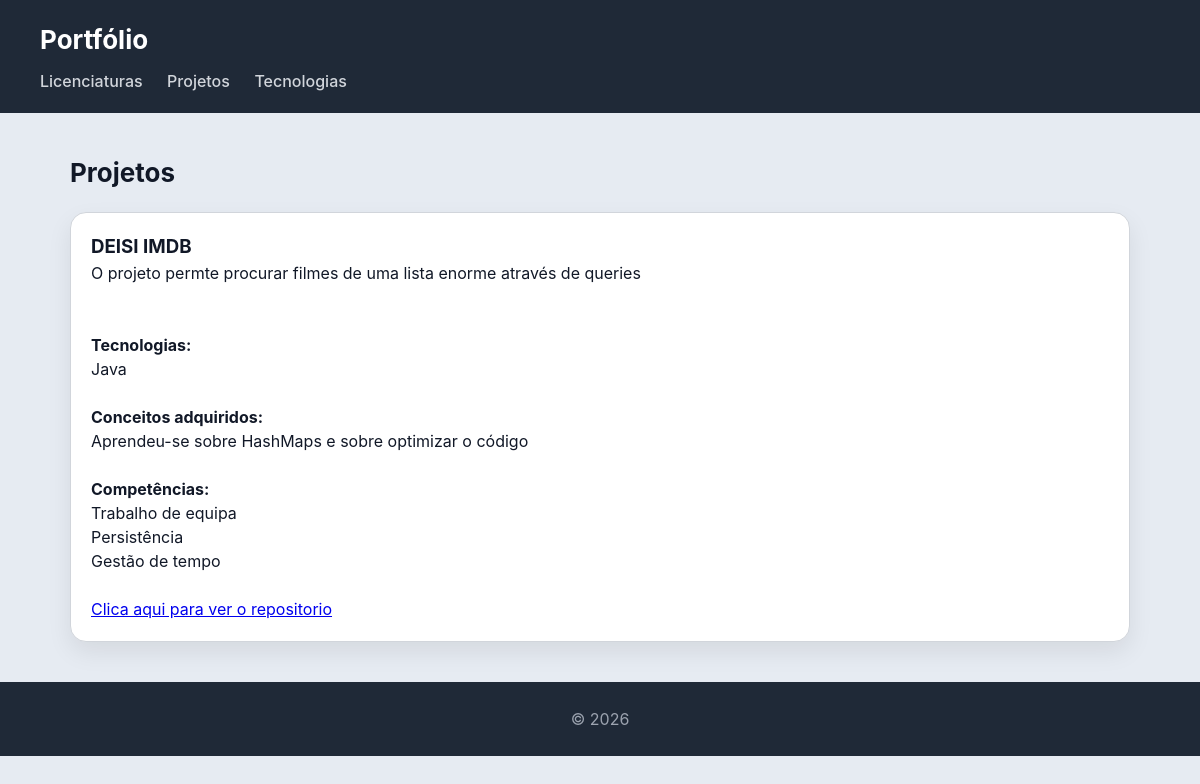
The page /projetos/ on the database as committed earlier.
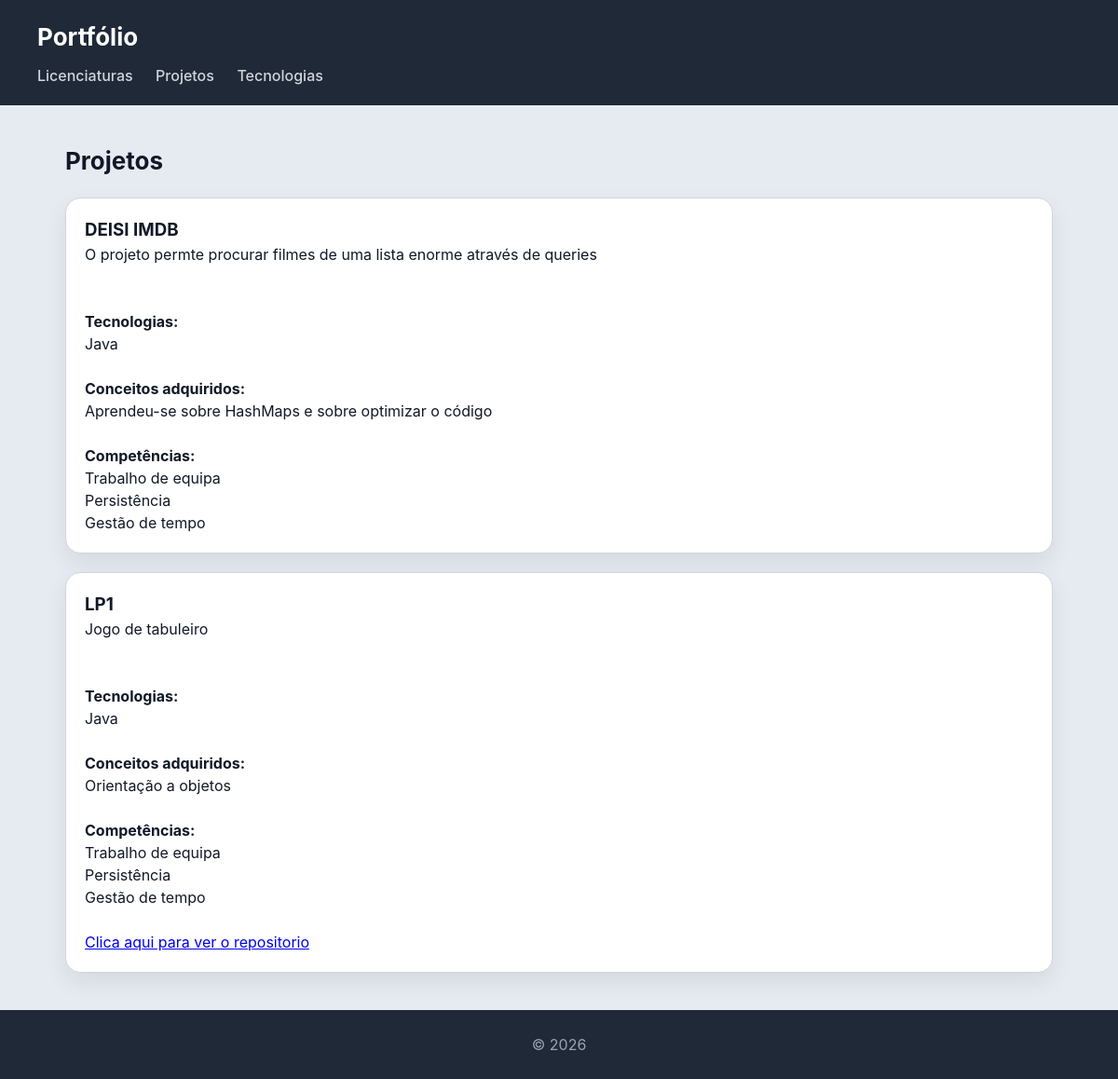
The same page on the database as committed later.
### portfolio/models.py (models this page shows, shortened)
class Projeto(models.Model):
    nome = models.CharField(max_length=100)
    descricao = models.TextField()
    repositorio = models.CharField(max_length=100, blank=True)
    conceitos = models.CharField(max_length=500)
    tecnologia = models.ManyToManyField(Tecnologia, related_name="projetos")
    competencia = models.ManyToManyField(Competencia, related_name="projetos")
    uc = models.ForeignKey(UC, on_delete=models.CASCADE, related_name="projetos", blank=True, null=True)

class Tecnologia(models.Model):
    nome = models.CharField(max_length=100)
    site_oficial = models.URLField(blank=True)
    descricao = models.TextField()
    logo = models.ImageField(upload_to="fotos_tecnologia/", blank=True)
    classificacao = models.IntegerField()
    formacao = models.ManyToManyField(Formacao, related_name="tecnologias", blank=True)

class Competencia(models.Model):
    tipo = models.CharField(max_length=100)
    descricao = models.TextField()

### portfolio/views.py (the view)
# urls.py: path("projetos/", views.projeto_view, name="projetos"),
def projeto_view(request):
    projetos = Projeto.objects.prefetch_related("tecnologia")
    return render(request, "portfolio/projetos.html", {"projetos":projetos})

### portfolio/templates/portfolio/projetos.html (shortened to what this page needs)
{% extends "portfolio/base.html" %}
{% block content %}
<h2>Projetos</h2>
<section>
    {% for projeto in projetos %}
    <article>
        <h3>{{ projeto.nome }}</h3>
        <p>{{projeto.descricao}}</p>
        <br>
        <br>
        <h4>Tecnologias:</h4>
        {% for tecnologia in projeto.tecnologia.all %}
            <p>{{tecnologia.nome}}</p>
        {% endfor %}
        <br>
        <h4>Conceitos adquiridos:</h4>
        <p>{{projeto.conceitos}}</p>
        <br>
        <h4>Competências:</h4>
        {% for competencia in projeto.competencia.all %}
            <p>{{competencia.tipo}}</p>
        {% endfor %}
        {% if projeto.repositorio %}
            <br>
            <a href="{{projeto.repositorio}}" target="_blank">Clica aqui para ver o repositorio</a>
        {% endif %}
    </article>
    {% endfor %}
</section>
{% endblock %}

Rows that differ between the two databases and show on the page:
changed Projeto "DEISI IMDB": no longer shows "Clica aqui para ver o repositorio"
added Projeto: nome "LP1", descricao "Jogo de tabuleiro", conceitos "Orientação a objetos", Tecnologia (nome "Java"), Competencia (tipo "Trabalho de equipa"), Competencia (tipo "Persistência"), Competencia (tipo "Gestão de tempo")
